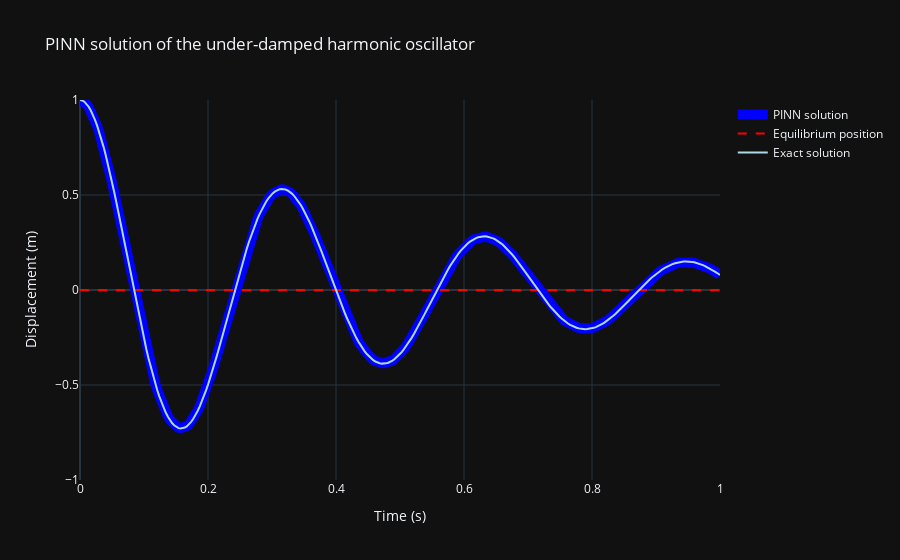

Write notebook code for a chart like this one.
### Markdown cell above
Display the results of the training process.

### Code cell
last_results = results[-1]
last_results

# plot the last results
fig = go.Figure()
fig.add_trace(go.Scatter(x=t_test.flatten(), y=last_results.flatten(), mode='lines', name='PINN solution', line=dict(color='blue', width=10)))
fig.add_trace(go.Scatter(x=t_test.flatten(), y=torch.zeros_like(t_test).flatten(), mode='lines', name='Equilibrium position', line=dict(color='red', dash='dash')))
fig.add_trace(go.Scatter(x=t_test.flatten(), y=exact_solution(delta, w0, t_test).flatten(), mode='lines', name='Exact solution', line=dict(color='lightblue')))
fig.update_layout(title='PINN solution of the under-damped harmonic oscillator', xaxis_title='Time (s)', yaxis_title='Displacement (m)')
fig.update_yaxes(range=[-1,1])
fig.update_xaxes(range=[0,1])
fig.update_layout(template='plotly_dark')
fig.show()

# R² score
print('R²=', r2_score(exact_solution(delta, w0, t_test).flatten(), last_results.flatten()))

### Figure 1 — Plotly figure (JSON) as saved in the notebook; plotly's stock layout.template omitted (floating-point values rounded to 4 significant figures; data arrays with more than 128 entries replaced by an {"elided": "..."} marker saying what was removed)
{"data": [{"line": {"color": "blue", "width": 10}, "mode": "lines", "name": "PINN solution", "type": "scatter", "x": {"elided": "300 float values"}, "y": {"elided": "300 float values"}}, {"line": {"color": "red", "dash": "dash"}, "mode": "lines", "name": "Equilibrium position", "type": "scatter", "x": {"elided": "300 float values"}, "y": {"elided": "300 int values"}}, {"line": {"color": "lightblue"}, "mode": "lines", "name": "Exact solution", "type": "scatter", "x": {"elided": "300 float values"}, "y": {"elided": "300 float values"}}], "layout": {"title": {"text": "PINN solution of the under-damped harmonic oscillator"}, "xaxis": {"range": [0, 1], "title": {"text": "Time (s)"}}, "yaxis": {"range": [-1, 1], "title": {"text": "Displacement (m)"}}}}
